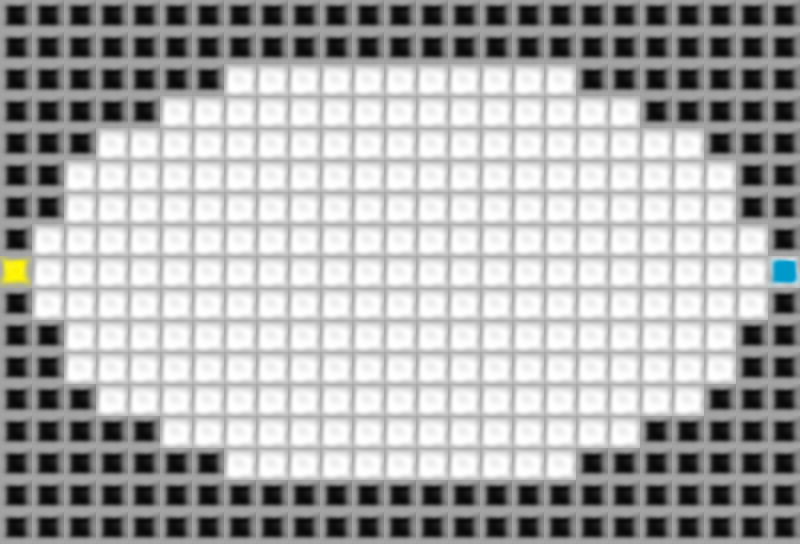

The image is a tile-based game level rendered from a .tmx file. Its description and source (layers, tilesets, objects; grid data summarised) follow:
An orthogonal 25x17 tile map with 32x32 px tiles, 1 tile layer (Kachelebene 1).

<map version="1.0" orientation="orthogonal" width="25" height="17" tilewidth="32" tileheight="32">
 <tileset firstgid="1" name="mapelemente1" tilewidth="32" tileheight="32">
  <image source="mapelemente1.png" width="320" height="320" />
 </tileset>
 <layer name="Kachelebene 1" width="25" height="17">
  <data>[425 cells, 425 non-empty, 4 distinct tile ids]</data>
 </layer>
</map>
